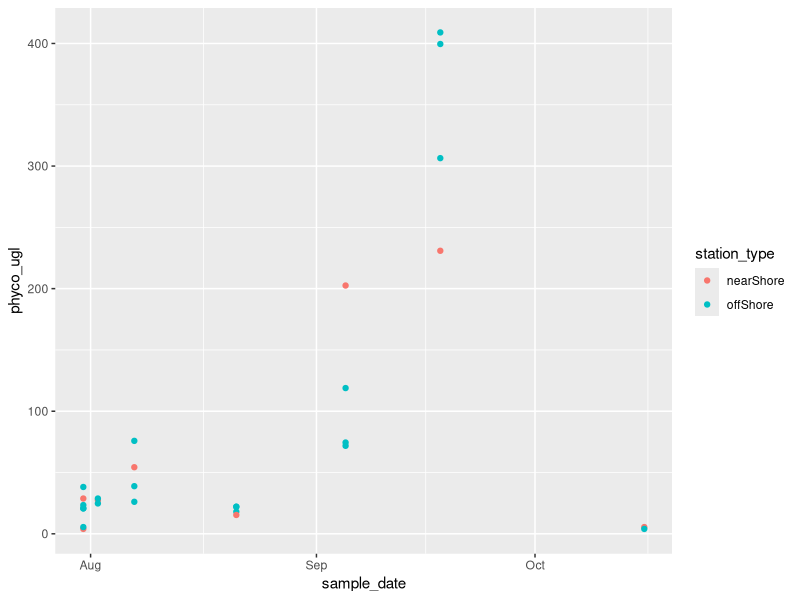
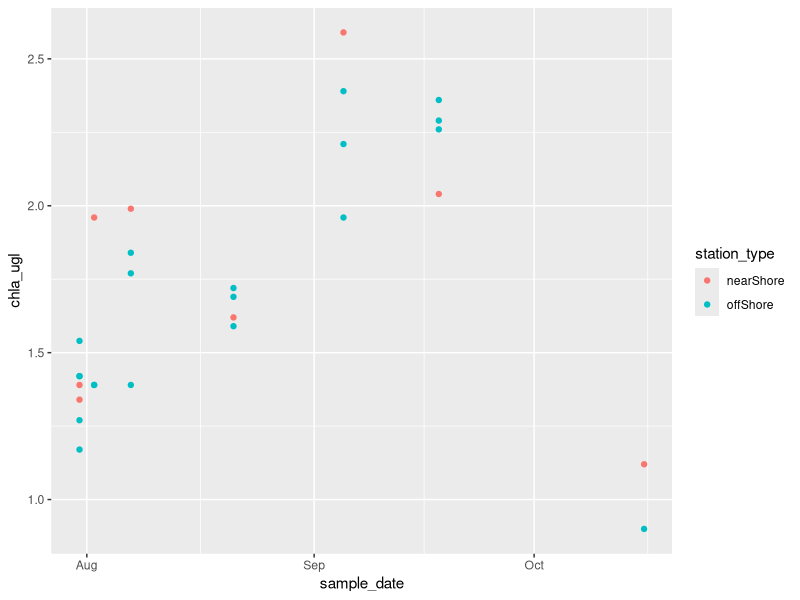
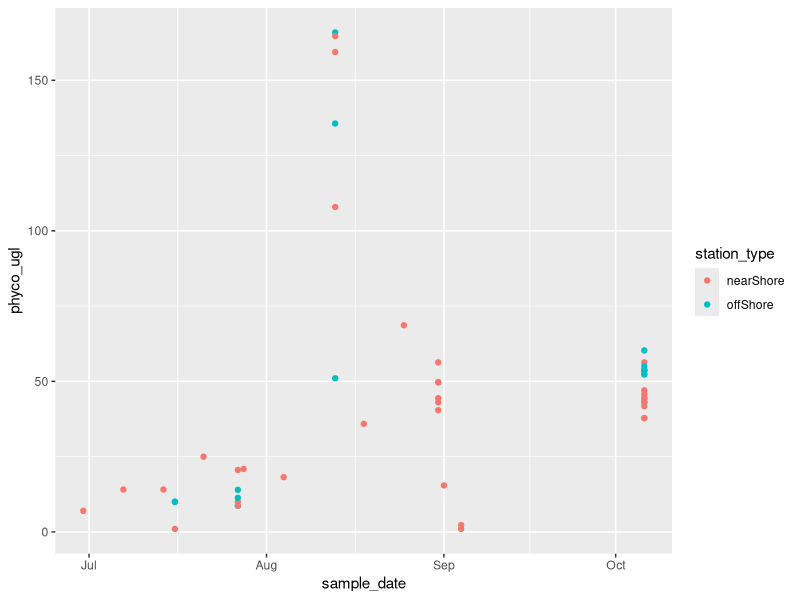
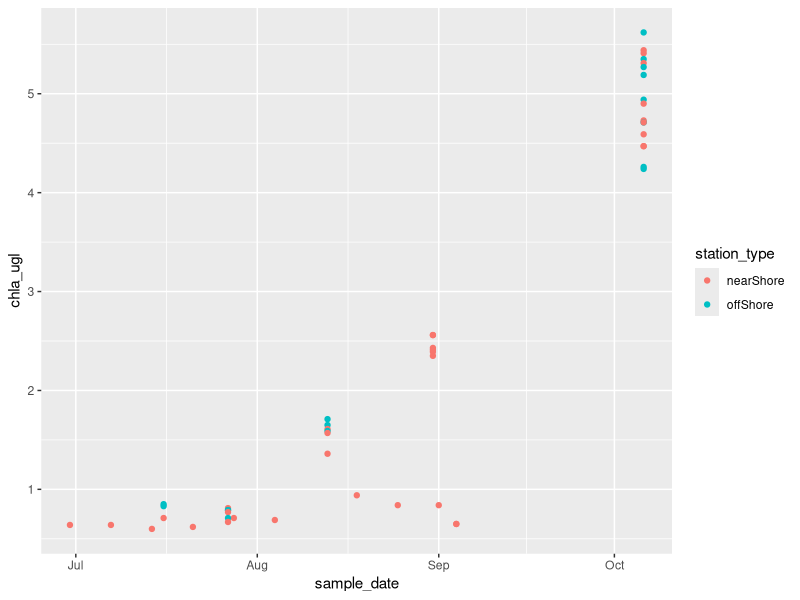

Write the R code that produced these figures, in order.
library(tidyverse)
library(dplyr)
library(ggplot2)

dat2015 <- read_csv("may data_clean_2015.csv",guess_max = 2000) %>%
  filter(complete.cases(data.frame(chla_ugl,phyco_ugl))) %>%
  filter(chla_ugl > 0) %>% 
  filter(phyco_ugl > 0.1) %>%
  arrange(desc(chla_ugl), desc(phyco_ugl)) %>%
  filter(dilution == "1:1") %>%
  filter(analysis_rep == "Primary") %>%
  filter(fluorometer_type == "Beagle") %>%
  filter(sample_temp_c > 20 & sample_temp_c < 24)%>%
  filter(sample_method=="Intergrated Sampler")
         
##############################################################
#let's look at warwick pond by station type'

warwickpond <- filter(dat2015,waterbody_id=="RI0007024L-02") %>%
  select(waterbody_name,chla_ugl,phyco_ugl,sample_date,station_type)

phyco_warwickpond <- ggplot(data=warwickpond,
   aes(x=sample_date,y=phyco_ugl,color=station_type))+
  geom_point()

phyco_warwickpond

chla_warwickpond<-ggplot(data=warwickpond,
    aes(x=sample_date,y=chla_ugl,color=station_type))+
    geom_point()

chla_warwickpond

#################################################################
#let's look at lower bolton lake by station type
lwrbolton_lake<- filter(dat2015,waterbody_name=="Lower Bolton Lake") %>%
   select(waterbody_name,chla_ugl,phyco_ugl,sample_date,station_type)

table(lwrbolton_lake$station_type)


phyco_lwrbolton<- ggplot(data=lwrbolton_lake,
      aes(x=sample_date,y=phyco_ugl,color=station_type))+
      geom_point()

phyco_lwrbolton

chla_lwrbolton<-ggplot(data=lwrbolton_lake,
     aes(x=sample_date,y=chla_ugl,color=station_type))+
  geom_point()

chla_lwrbolton
#########################################################################
#lets take a broder look at station type and see if it make a difference  
